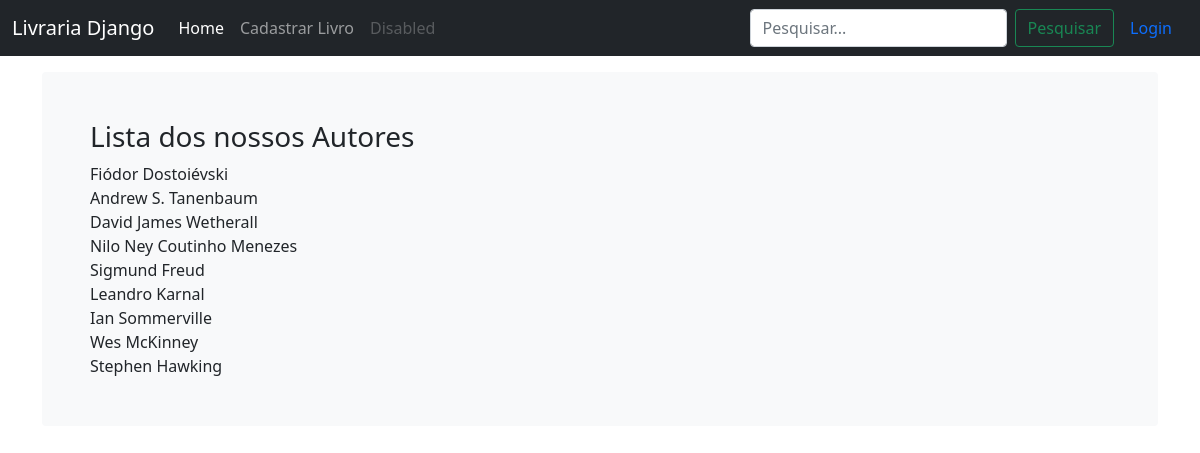
Page /listar_autores on the committed database.
### livraria/models.py (models this page shows, shortened)
class Autor(models.Model):
    nome = models.CharField(max_length=200)

### livraria/views.py (the view)
# urls.py: path('listar_autores', views.listar_autores, name='listar_autores'),
def listar_autores(request):
    autores = Autor.objects.all()
    return render(request, 'livraria/listar_autores.html', {'autores':autores})

### livraria/templates/livraria/listar_autores.html
{% extends 'livraria/base.html' %}
{% block content %}
        <h3>Lista dos nossos Autores</h3>
        {% for autor in autores %}
            {{autor.nome}}   <br>
        {% endfor %}
{% endblock %}

### livraria/static/navbar-top-fixed.css (style rules this page uses)
body { min-height: 75rem; padding-top: 4.5rem; }

### rows in the picture
Autor: nome "Fiódor Dostoiévski"
Autor: nome "Andrew S. Tanenbaum"
Autor: nome "David James Wetherall"
Autor: nome "Nilo Ney Coutinho Menezes"
Autor: nome "Sigmund Freud"
Autor: nome "Leandro Karnal"
Autor: nome "Ian Sommerville"
Autor: nome "Wes McKinney"
Autor: nome "Stephen Hawking"
